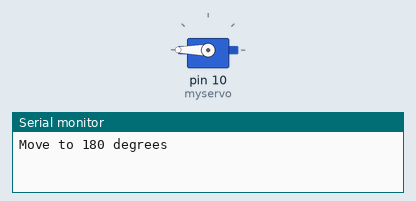
A sketch run on a simulated Arduino Uno, built with avr-gcc and run on an emulated ATmega328P. Parts: servo, the last lines printed to the serial monitor.

Above: at 0.05 s.
At 2.0 s:
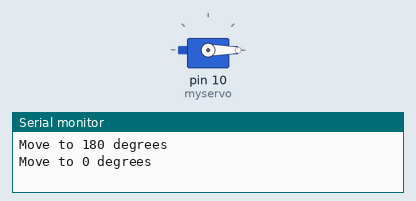
At 4.0 s:
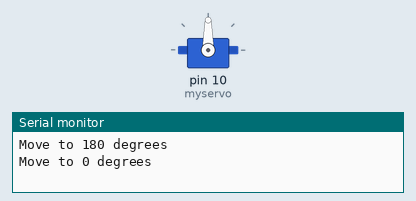
Timing chart, 0 to 5.2 s (numbered marks = the images above):
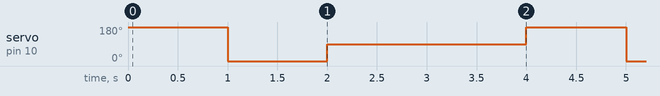

Measured:
- by itself, servo on pin 10 (myservo): repeats every 4.0 s: 90° 2.0 s, 180° 1.0 s, 0° 1.0 s

The sketch:

watchdog_servo.ino
```cpp
//www.elegoo.com
//2018.12.19
#include <Servo.h>
Servo myservo;

void setup(){
  myservo.attach(10);
  myservo.write(90);// move servos to center position -> 90°
  Serial.begin(9600);
}
void loop(){
 // myservo.write(0);// move servos to center position -> 90°
  //delay(500);
 // myservo.write(30);// move servos to center position -> 60°
 // delay(500);
 // myservo.write(60);// move servos to center position -> 90°
  //delay(500);
  myservo.write(180);// move servos to center position -> 120°
  Serial.println("Move to 180 degrees");
  delay(1000);

  myservo.write(0);
  Serial.println("Move to 0 degrees");
  delay(1000);

  myservo.write(90); //move servo to front
  delay(2000);
}

//Setup a trigger to simulate a sensor,a button
//each button push adds 60 degrees when total angle reaches 180 degrees reset servo position
//Add 3 sensors that will each trigger a different angle of view
```
